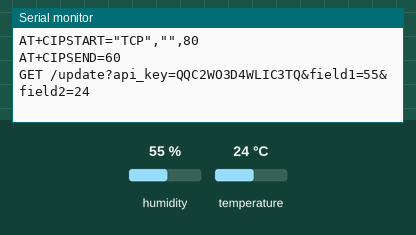
This sketch was run on a simulated ESP32. Shown: the last lines printed to the serial monitor. The test bench sets the inputs (shaded band); at power-on: humidity 55 %, temperature 24 °C. The modem accepts every AT command (registered, SIM ready, sends succeed) and sends nothing else.

Above: at 1.2 s.
1.3 s: humidity set to 22 %
At 2.6 s:
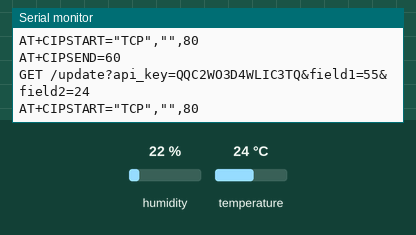
2.8 s: temperature set to 12 °C
At 3.7 s:
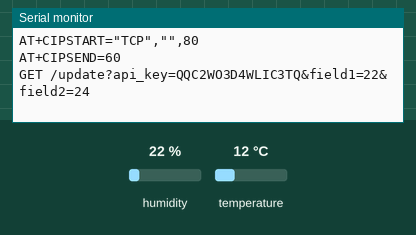
4.3 s: humidity set to 40 %
At 5.9 s:
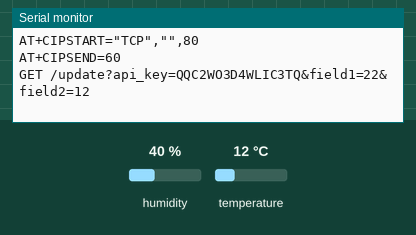
Timing chart, 0 to 7.4 s (numbered marks = the images above; inputs shaded):
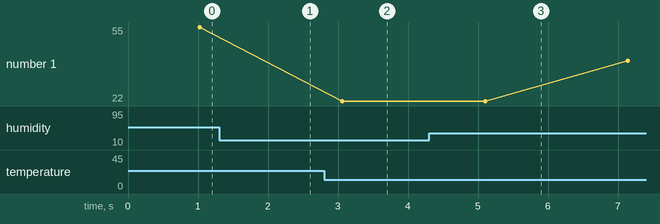

The sketch:

Weather_monitoring.ino
```cpp
#include "DHT.h"


#include <WiFi.h>

//#include <ESP8266wifi.h>
#include "SoftwareSerial.h"


#define DHTPIN 5                       // Digital Pin 5

#define DHTTYPE DHT11                  // We are Using DHT11

String apiKey = "QQC2WO3D4WLIC3TQ";    // Edit this API key according to your Account

String Host_Name = "CHINTU";         // Edit Host_Name

String Password = "chintu345";          // Edit Password

SoftwareSerial ser(2, 3);              // RX, TX

int i = 1;

DHT dht(DHTPIN, DHTTYPE);              // Initialising Pin and Type of DHT

void setup() {

  Serial.begin(9600);                  // enable software serial

  ser.begin(115200);                     // reset ESP8266

  ser.println("AT+RST");               // Resetting ESP8266

  dht.begin();                        // Enabling DHT11

  char inv = '"';

  String cmd = "AT+CWJAP";

  cmd += "=";

  cmd += inv;

  cmd += Host_Name;

  cmd += inv;

  cmd += ",";

  cmd += inv;

  cmd += Password;

  cmd += inv;

  ser.println(cmd);                    // Connecting ESP8266 to your WiFi Router

}

// the loop

void loop() {

  int humidity =  dht.readHumidity();             // Reading Humidity Value

  int temperature = dht.readTemperature();        // Reading Temperature Value

  String state1 = String(humidity);               // Converting them to string

  String state2 = String(temperature);            // as to send it through URL


  String cmd = "AT+CIPSTART=\"TCP\",\"";          // Establishing TCP connection

  cmd += "";

  cmd += "\",80";                                 // port 80

  ser.println(cmd);

  Serial.println(cmd);

  if (ser.find("Error")) {

    Serial.println("AT+CIPSTART error");

    return;

  }

  String getStr = "GET /update?api_key=";         // prepare GET string

  getStr += apiKey;

  getStr += "&field1=";

  getStr += String(state1);                       // Humidity Data

  getStr += "&field2=";

  getStr += String(state2);                       // Temperature Data

  getStr += "\r\n\r\n";

  cmd = "AT+CIPSEND=";

  cmd += String(getStr.length());                // Total Length of data

  ser.println(cmd);

  Serial.println(cmd);


  if (ser.find(">")) {

    ser.print(getStr);

    Serial.print(getStr);

  }

  else {

    ser.println("AT+CIPCLOSE");                  // closing connection

    // alert user

    Serial.println("AT+CIPCLOSE");

  }

  delay(1000);                                  // Update after every 15 seconds

}
```

Measured:
- plotted number 1: 22 → 40 after the input at 4.3 s
